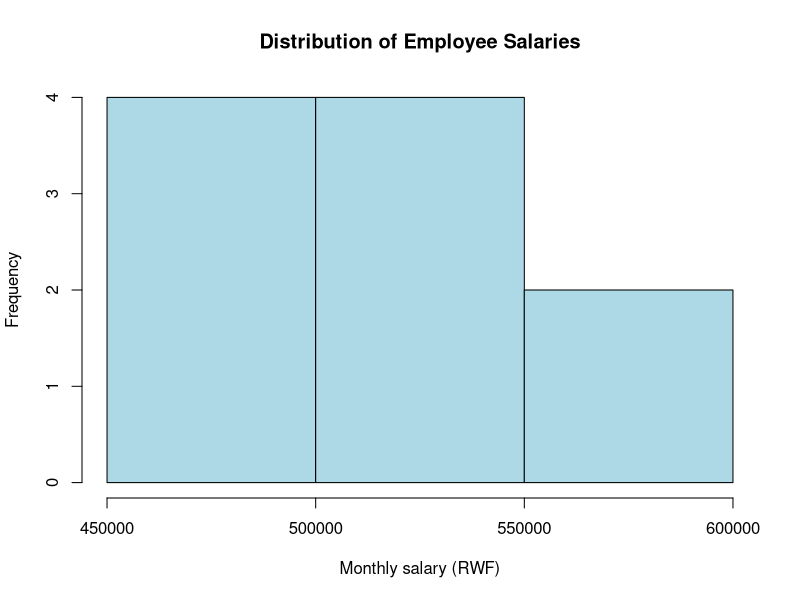
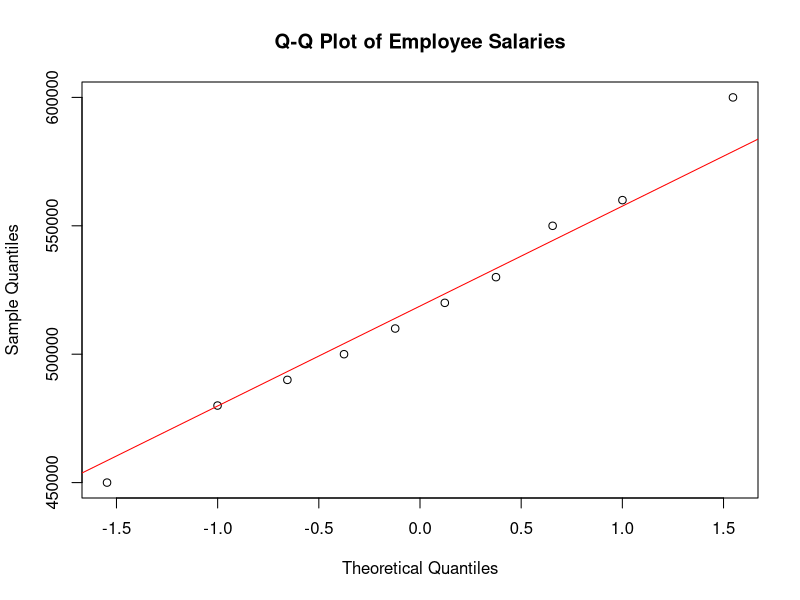
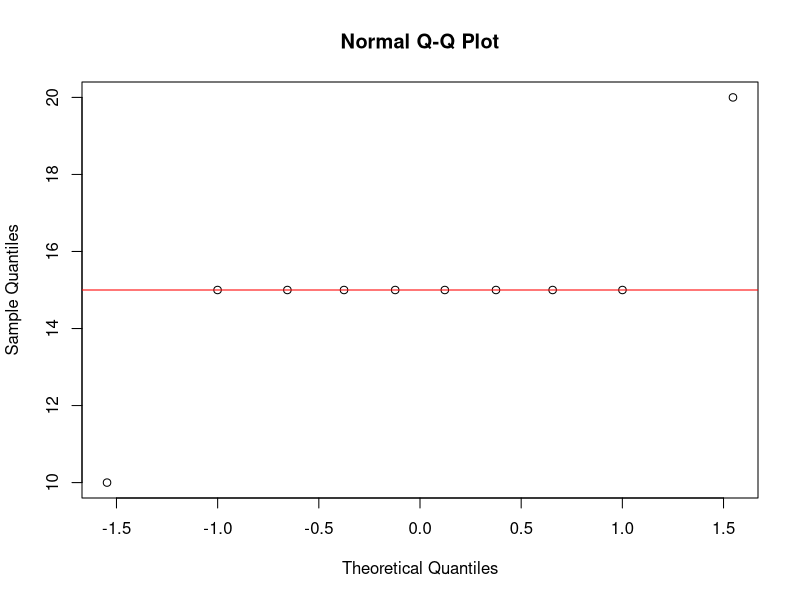

Generate these figures, in order, with R:
## ---- chunk 1
salary <- c(
  450000, 500000, 520000, 480000, 550000,
  600000, 510000, 530000, 490000, 560000
)

salary_data <- data.frame(
  Employee = 1:length(salary),
  Monthly_Salary = salary
)

salary_data
## ---- chunk 2
mean(salary)
median(salary)
sd(salary)
length(salary)
summary(salary)
## ---- chunk 3
result_one <- t.test(
  salary,
  mu = 500000,
  alternative = "two.sided",
  conf.level = 0.95
)

result_one
## ---- chunk 4
result_one$statistic
result_one$parameter
result_one$p.value
result_one$conf.int
result_one$estimate
## ---- chunk 5
alpha <- 0.05

if (result_one$p.value < alpha) {
  print("Reject H0: the mean salary differs from RWF 500,000.")
} else {
  print("Fail to reject H0: insufficient evidence that the mean salary differs from RWF 500,000.")
}
## ---- chunk 6
employees <- data.frame(
  Department = c(
    rep("Finance", 5),
    rep("HR", 5)
  ),
  Salary = c(
    500000, 550000, 600000, 520000, 580000,
    450000, 480000, 500000, 470000, 510000
  )
)

employees
## ---- chunk 7
aggregate(
  Salary ~ Department,
  data = employees,
  FUN = mean
)
## ---- chunk 8
result_independent <- t.test(
  Salary ~ Department,
  data = employees,
  alternative = "two.sided"
)

result_independent
## ---- chunk 9
t.test(
  Salary ~ Department,
  data = employees,
  var.equal = TRUE
)
## ---- chunk 10
training <- data.frame(
  Employee = 1:10,
  Before = c(50, 55, 60, 65, 55, 60, 50, 70, 65, 60),
  After  = c(65, 70, 75, 75, 70, 80, 65, 85, 80, 75)
)

training
## ---- chunk 11
mean(training$Before)
mean(training$After)
## ---- chunk 12
training$Difference <- training$After - training$Before

training
mean(training$Difference)
sd(training$Difference)
## ---- chunk 13
result_paired <- t.test(
  training$After,
  training$Before,
  paired = TRUE,
  alternative = "two.sided",
  conf.level = 0.95
)

result_paired
## ---- chunk 14
result_improvement <- t.test(
  training$After,
  training$Before,
  paired = TRUE,
  alternative = "greater"
)

result_improvement
## ---- chunk 15
result_paired$statistic
result_paired$parameter
result_paired$p.value
result_paired$conf.int
result_paired$estimate
## ---- chunk 16
hist(
  salary,
  main = "Distribution of Employee Salaries",
  xlab = "Monthly salary (RWF)",
  col = "lightblue"
)
## ---- chunk 17
qqnorm(salary, main = "Q-Q Plot of Employee Salaries")
qqline(salary, col = "red")
## ---- chunk 18
shapiro.test(salary)
## ---- chunk 19
shapiro.test(training$Difference)

qqnorm(training$Difference)
qqline(training$Difference, col = "red")
## ---- chunk 20
by(
  employees$Salary,
  employees$Department,
  shapiro.test
)
## ---- chunk 21
exercise_salary <- c(
  470000, 510000, 530000, 490000, 550000,
  520000, 480000, 560000, 500000, 540000
)
## ---- chunk 22
exercise_departments <- data.frame(
  Department = c(
    rep("Administration", 6),
    rep("Operations", 6)
  ),
  Salary = c(
    450000, 470000, 460000, 480000, 455000, 475000,
    520000, 540000, 530000, 550000, 525000, 545000
  )
)
## ---- chunk 23
exercise_training <- data.frame(
  Employee = 1:8,
  Before = c(40, 45, 50, 42, 48, 44, 46, 43),
  After = c(55, 60, 65, 58, 62, 57, 63, 59)
)
